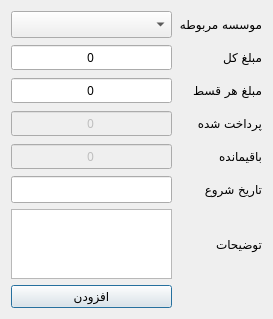
<?xml version="1.0" encoding="UTF-8"?>
<ui version="4.0">
 <class>Dialog</class>
 <widget class="QDialog" name="Dialog">
  <property name="geometry">
   <rect>
    <x>0</x>
    <y>0</y>
    <width>273</width>
    <height>316</height>
   </rect>
  </property>
  <property name="font">
   <font>
    <family>B Nazanin</family>
   </font>
  </property>
  <property name="windowTitle">
   <string>Dialog</string>
  </property>
  <property name="layoutDirection">
   <enum>Qt::LeftToRight</enum>
  </property>
  <layout class="QGridLayout" name="gridLayout">
   <item row="1" column="0">
    <widget class="QDoubleSpinBox" name="total_money_QSB">
     <property name="minimumSize">
      <size>
       <width>0</width>
       <height>27</height>
      </size>
     </property>
     <property name="layoutDirection">
      <enum>Qt::RightToLeft</enum>
     </property>
     <property name="autoFillBackground">
      <bool>false</bool>
     </property>
     <property name="frame">
      <bool>true</bool>
     </property>
     <property name="alignment">
      <set>Qt::AlignCenter</set>
     </property>
     <property name="buttonSymbols">
      <enum>QAbstractSpinBox::NoButtons</enum>
     </property>
     <property name="correctionMode">
      <enum>QAbstractSpinBox::CorrectToPreviousValue</enum>
     </property>
     <property name="decimals">
      <number>0</number>
     </property>
     <property name="maximum">
      <double>1000000000.000000000000000</double>
     </property>
    </widget>
   </item>
   <item row="0" column="1">
    <widget class="QLabel" name="label_5">
     <property name="text">
      <string>موسسه مربوطه</string>
     </property>
    </widget>
   </item>
   <item row="4" column="0">
    <widget class="QDoubleSpinBox" name="remainder_QSB">
     <property name="enabled">
      <bool>false</bool>
     </property>
     <property name="minimumSize">
      <size>
       <width>0</width>
       <height>27</height>
      </size>
     </property>
     <property name="layoutDirection">
      <enum>Qt::RightToLeft</enum>
     </property>
     <property name="alignment">
      <set>Qt::AlignCenter</set>
     </property>
     <property name="readOnly">
      <bool>true</bool>
     </property>
     <property name="buttonSymbols">
      <enum>QAbstractSpinBox::NoButtons</enum>
     </property>
     <property name="decimals">
      <number>0</number>
     </property>
     <property name="maximum">
      <double>1000000000.000000000000000</double>
     </property>
    </widget>
   </item>
   <item row="7" column="0">
    <widget class="QTextEdit" name="description_TE">
     <property name="tabChangesFocus">
      <bool>true</bool>
     </property>
    </widget>
   </item>
   <item row="2" column="0">
    <widget class="QDoubleSpinBox" name="each_installment_QSB">
     <property name="sizePolicy">
      <sizepolicy hsizetype="Minimum" vsizetype="Fixed">
       <horstretch>0</horstretch>
       <verstretch>27</verstretch>
      </sizepolicy>
     </property>
     <property name="minimumSize">
      <size>
       <width>0</width>
       <height>27</height>
      </size>
     </property>
     <property name="layoutDirection">
      <enum>Qt::RightToLeft</enum>
     </property>
     <property name="alignment">
      <set>Qt::AlignCenter</set>
     </property>
     <property name="buttonSymbols">
      <enum>QAbstractSpinBox::NoButtons</enum>
     </property>
     <property name="decimals">
      <number>0</number>
     </property>
     <property name="maximum">
      <double>10000000000000.000000000000000</double>
     </property>
    </widget>
   </item>
   <item row="7" column="1">
    <widget class="QLabel" name="label_4">
     <property name="text">
      <string>توضیحات</string>
     </property>
    </widget>
   </item>
   <item row="6" column="0">
    <widget class="QLineEdit" name="start_date_LE">
     <property name="minimumSize">
      <size>
       <width>0</width>
       <height>27</height>
      </size>
     </property>
     <property name="alignment">
      <set>Qt::AlignCenter</set>
     </property>
    </widget>
   </item>
   <item row="8" column="0">
    <widget class="QPushButton" name="add_new_installment_QB">
     <property name="text">
      <string>افزودن</string>
     </property>
    </widget>
   </item>
   <item row="3" column="0">
    <widget class="QDoubleSpinBox" name="paied_QSB">
     <property name="enabled">
      <bool>false</bool>
     </property>
     <property name="minimumSize">
      <size>
       <width>0</width>
       <height>27</height>
      </size>
     </property>
     <property name="alignment">
      <set>Qt::AlignCenter</set>
     </property>
     <property name="readOnly">
      <bool>true</bool>
     </property>
     <property name="buttonSymbols">
      <enum>QAbstractSpinBox::NoButtons</enum>
     </property>
     <property name="decimals">
      <number>0</number>
     </property>
     <property name="maximum">
      <double>100000000000.000000000000000</double>
     </property>
    </widget>
   </item>
   <item row="4" column="1">
    <widget class="QLabel" name="label_7">
     <property name="text">
      <string>باقیمانده</string>
     </property>
    </widget>
   </item>
   <item row="2" column="1">
    <widget class="QLabel" name="label">
     <property name="text">
      <string>مبلغ هر قسط</string>
     </property>
    </widget>
   </item>
   <item row="1" column="1">
    <widget class="QLabel" name="label_2">
     <property name="text">
      <string>مبلغ کل</string>
     </property>
    </widget>
   </item>
   <item row="0" column="0">
    <widget class="QComboBox" name="office_name_list_CB">
     <property name="minimumSize">
      <size>
       <width>0</width>
       <height>27</height>
      </size>
     </property>
    </widget>
   </item>
   <item row="3" column="1">
    <widget class="QLabel" name="label_6">
     <property name="text">
      <string>پرداخت شده</string>
     </property>
    </widget>
   </item>
   <item row="6" column="1">
    <widget class="QLabel" name="label_3">
     <property name="text">
      <string>تاریخ شروع</string>
     </property>
    </widget>
   </item>
  </layout>
 </widget>
 <resources/>
 <connections/>
</ui>
